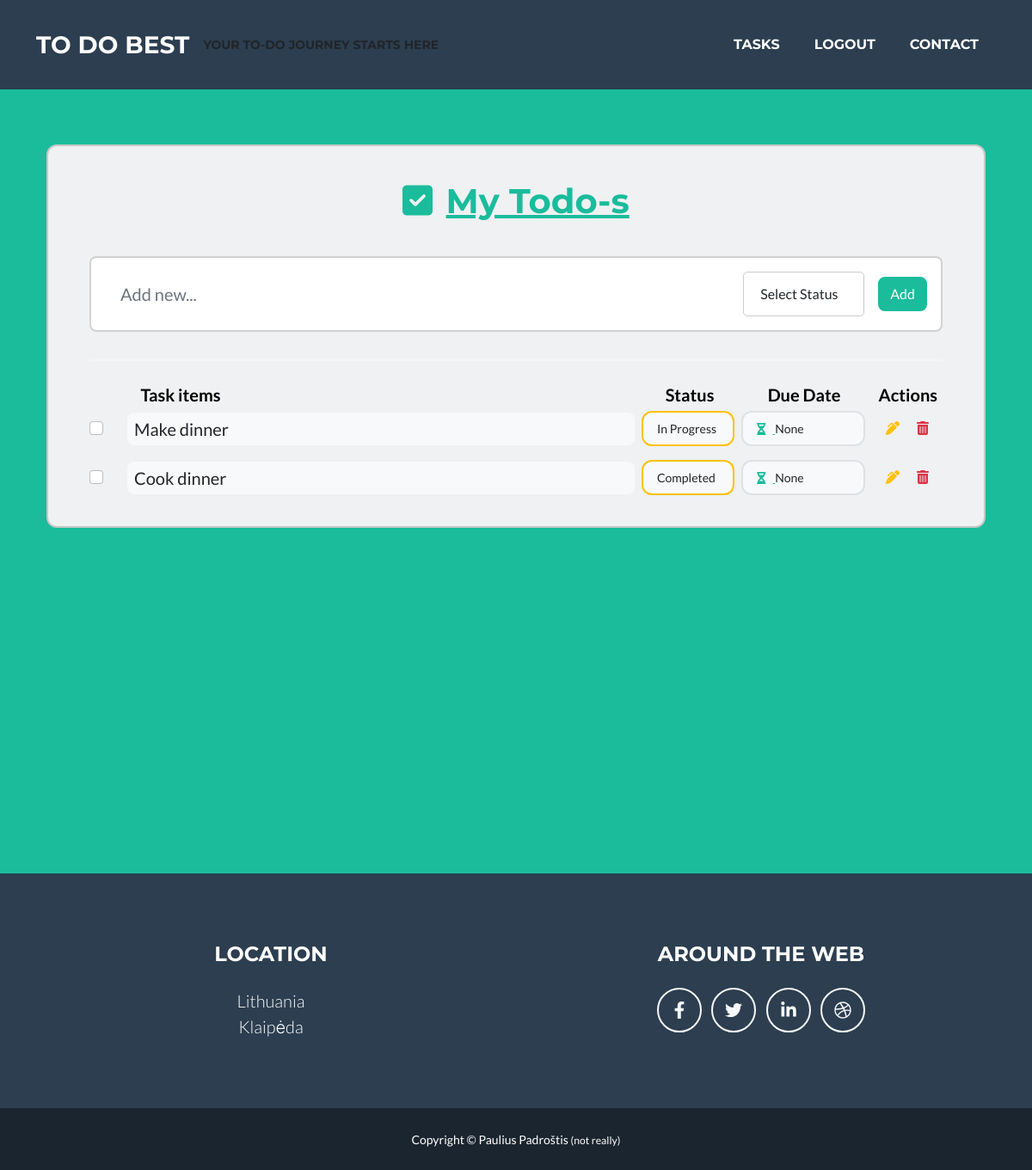
The app's page /tasks/ (signed in) with its own data.
### todoapp/models.py (models this page shows, shortened)
class Task(models.Model):
    task = models.CharField(verbose_name='Task', max_length=200)
    user = models.ForeignKey(User, on_delete=models.CASCADE)
    creation_date = models.DateTimeField(verbose_name='Task created', auto_now_add=True)
    due_date = models.DateField(verbose_name='Due on', blank=True, null=True)
    COMPLETION_STATUS = (
        ('td', 'To do'),
        ('ip', 'In Progress'),
        ('ca', 'Cancelled'),
        ('co', 'Completed'),
    )
    status = models.CharField(max_length=2, choices=COMPLETION_STATUS, default='td', help_text='Task status')
    class Meta:
        verbose_name = 'Task'
        verbose_name_plural = 'Tasks'

### todoapp/views.py (the view)
# urls.py: path('tasks/', views.TaskListView.as_view(), name='tasks'),
class TaskListView(LoginRequiredMixin, generic.ListView):
    model = Task
    template_name = 'tasklist.html'
    context_object_name = 'task'
    def get_context_data(self, **kwargs):
        context = super().get_context_data(**kwargs)
        context['status_choices'] = Task.COMPLETION_STATUS
        return context
    def get_queryset(self):
        return Task.objects.filter(user=self.request.user)

### todoapp/templates/tasklist.html (shortened to what this page needs)
{% extends "base.html" %}
{% load static %}
{% load crispy_forms_tags %}
{% block TaskListCSS %}
<link href="{% static 'css/todo.css' %}" rel="stylesheet"/> {% endblock %}
{% block Content %}
<section class="vh-100">
    <div class="container py-5 h-50">
        <div class="row d-flex justify-content-center align-items-center h-50">
            <div class="col">
                <div class="card fixed-header" id="list1" style="border-radius: .75rem; background-color: #eff1f2;">
                    <div class="card-body py-4 px-4 px-md-5">
                        <p class="h1 text-center mt-3 mb-4 pb-3 text-primary">
                            <i class="fas fa-check-square me-1"></i>
                                <u>My Todo-s</u>
                        </p>
                        <div class="pb-2">
                            <div class="card">
                                <div class="card-body">
                                    <form id="TodoItemForm" method="post" action="{% url 'add_todo' %}">
                                        <div class="d-flex flex-row align-items-center">
                                            <input type="text" name="task" class="form-control form-control-lg" id="exampleFormControlInput1" placeholder="Add new...">
                                                <div class="status-select-wrapper me-3" style="margin-left: auto; border: 1px solid #ccc; border-radius: 5px; padding: 5px; width: 15vw;">
                                                    <select name="status" class="form-control">
                                                        <option value="">Select Status</option>
                                                    </select>
                                                </div>
                                            <div>
                                                <button type="button" id="addTaskButton" class="btn btn-primary">Add</button>
                                            </div>
                                        </div>
                                    </form>
                                </div>
                            </div>
                        </div>
                        <hr class="my-4">
                        <div class="header-row d-flex">
                        <div class="header-item" style="width: 6%;">
                        </div>
                        <div class="header-item" style="flex-grow: 1; color: black; font-weight: bold; font-size: 20px;">Task items</div>
                        <div class="header-item" style="width: 12%; color: black; font-weight: bold; font-size: 20px;">Status</div>
                        <div class="header-item" style="width: 13%; color: black; font-weight: bold; font-size: 20px;">Due Date</div>
                        <div class="header-item" style="width: 7.5%; color: black; font-weight: bold; font-size: 20px;">Actions</div>
                        </div>
                        {% for item in task %}
                            <ul id="taskList" class="list-group list-group-horizontal rounded-0 mb-2">
                                <li class="list-group-item d-flex align-items-center ps-0 pe-3 py-1 rounded-0 border-0 bg-transparent">
                                    <div class="form-check">
                                        <input class="form-check-input me-0" type="checkbox" value="" aria-label="..."/>
                                    </div>
                                </li>
                                <li class="list-group-item px-1 py-1 d-flex align-items-center flex-grow-1 border-0 bg-transparent">
                                    <p class="lead fw-normal mb-0 bg-light w-100 ms-n2 ps-2 py-1 rounded">{{item.task}}</p>
                                </li>
                                <li class="list-group-item px-1 py-1 d-flex align-items-center border-0 bg-transparent">
                                    <div class="py-2 px-3  border border-warning rounded-3 d-flex align-items-center bg-light" style="width: 9vw;">
                                        <p class="small mb-0" data-mdb-toggle="tooltip" title="Status">
                                            {{item.get_status_display}}
                                        </p>
                                    </div>
                                </li>
                                <li class="list-group-item px-1 py-1 d-flex align-items-center border-0 bg-transparent" >
                                    <div class="py-2 px-3 border rounded-3 d-flex align-items-center bg-light" style="width: 12vw;">
                                        <p class="small mb-0">
                                            <a href="#!" data-mdb-toggle="tooltip" title="Due on date">
                                                <i class="fas fa-hourglass-half me-2"></i>
                                            </a>
                                            {{item.due_date}}
                                        </p>
                                    </div>
                                </li>
                                <li class="list-group-item ps-1 mt-1 ms-3 rounded-0 border-0 bg-transparent">
                                    <div class="d-flex flex-row justify-content-end mb-1">
                                        <a href="{% url 'update_todo' pk=item.id %}" class="text-warning" data-mdb-toggle="tooltip" title="Edit"><i class="fas fa-pen-alt"></i></a>
                                    </div>
                                </li>
                                <li class="list-group-item ps-1 mt-1  rounded-0 border-0 bg-transparent">
                                    <div class="d-flex flex-row justify-content-end mb-1">
                                        <a href="#!" class="text-danger" data-mdb-toggle="tooltip" title="Delete" onclick="deleteTask('{{item.id}}')"><i class="fas fa-trash-alt"></i></a>
                                    </div>
                                </li>
                            </ul>
                        {% endfor %}
                    </div>
                </div>
            </div>
        </div>
    </div>
</section>
{% endblock %}

### static/css/todo.css (style rules this page uses)
#list1 .form-control { border-color: transparent; }

### records on screen
Task: task "Make dinner", status "In Progress", due_date "None"
Task: task "Cook dinner", status "Completed", due_date "None"
